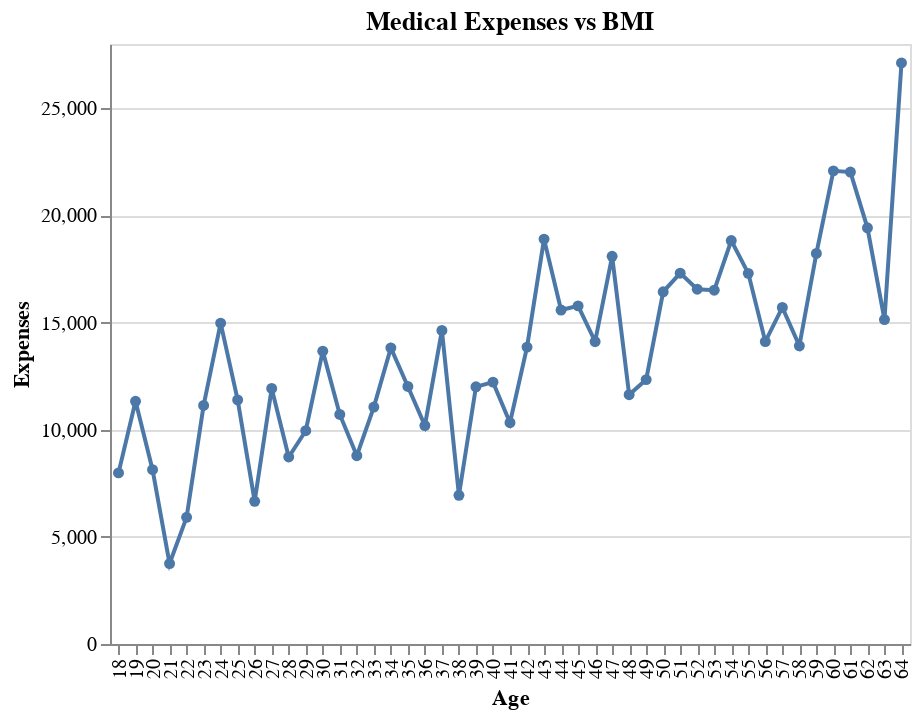

The notebook cell saved with this chart:
### Markdown cell above
**Let's see if medical expenses tend to change with the age of a person**

### Code cell
training_df = X_train
training_df['charges'] = y_train


alt.Chart(training_df.groupby(['age']).mean().reset_index()).mark_line(point = True).encode(
    alt.X('age:N', title = 'Age'),
    alt.Y('charges:Q', title = 'Expenses')
).properties(title='Medical Expenses vs BMI')

### Figure 1 — Vega-Lite specification as saved in the notebook (floating-point values rounded to 4 significant figures)
{"$schema": "https://vega.github.io/schema/vega-lite/v3.4.0.json", "config": {"mark": {"tooltip": null}, "view": {"height": 300, "width": 400}}, "data": {"name": "data-c70b635b8a0f6e34e915a88046f1d9ae"}, "datasets": {"data-c70b635b8a0f6e34e915a88046f1d9ae": [{"age": 18, "bmi": 31.36, "charges": 7986.0, "children": 0.4792}, {"age": 19, "bmi": 29.21, "charges": 11330.0, "children": 0.375}, {"age": 20, "bmi": 31.78, "charges": 8133.0, "children": 1.053}, {"age": 21, "bmi": 29.18, "charges": 3754.0, "children": 0.5789}, {"age": 22, "bmi": 30.5, "charges": 5912.0, "children": 0.3158}, {"age": 23, "bmi": 30.7, "charges": 11130.0, "children": 1.042}, {"age": 24, "bmi": 28.22, "charges": 14980.0, "children": 0.2778}, {"age": 25, "bmi": 30.11, "charges": 11390.0, "children": 0.85}, {"age": 26, "bmi": 30.2, "charges": 6659.0, "children": 1.105}, {"age": 27, "bmi": 29.13, "charges": 11930.0, "children": 0.8696}, {"age": 28, "bmi": 30.29, "charges": 8727.0, "children": 1}, {"age": 29, "bmi": 30.38, "charges": 9952.0, "children": 1.143}, {"age": 30, "bmi": 31.98, "charges": 13670.0, "children": 1.867}, {"age": 31, "bmi": 30.35, "charges": 10710.0, "children": 1.48}, {"age": 32, "bmi": 32.6, "charges": 8785.0, "children": 1.278}, {"age": 33, "bmi": 29.54, "charges": 11060.0, "children": 1.632}, {"age": 34, "bmi": 30.51, "charges": 13820.0, "children": 1}, {"age": 35, "bmi": 32.1, "charges": 12020.0, "children": 1.4}, {"age": 36, "bmi": 28.47, "charges": 10190.0, "children": 1.467}, {"age": 37, "bmi": 30.86, "charges": 14630.0, "children": 1.833}, {"age": 38, "bmi": 27.87, "charges": 6941.0, "children": 1.467}, {"age": 39, "bmi": 29.66, "charges": 12000.0, "children": 2.333}, {"age": 40, "bmi": 30.37, "charges": 12220.0, "children": 1.652}, {"age": 41, "bmi": 32.51, "charges": 10330.0, "children": 1.5}, {"age": 42, "bmi": 28.83, "charges": 13850.0, "children": 0.875}, {"age": 43, "bmi": 31.48, "charges": 18890.0, "children": 1.842}, {"age": 44, "bmi": 30.15, "charges": 15580.0, "children": 1.217}, {"age": 45, "bmi": 30.2, "charges": 15780.0, "children": 1.706}, {"age": 46, "bmi": 31.75, "charges": 14110.0, "children": 1.524}, {"age": 47, "bmi": 31.19, "charges": 18090.0, "children": 1.467}, {"age": 48, "bmi": 31.57, "charges": 11630.0, "children": 1.474}, {"age": 49, "bmi": 30.54, "charges": 12340.0, "children": 1.5}, {"age": 50, "bmi": 30.9, "charges": 16440.0, "children": 1.5}, {"age": 51, "bmi": 31.88, "charges": 17310.0, "children": 1.261}, {"age": 52, "bmi": 31.9, "charges": 16560.0, "children": 1.381}, {"age": 53, "bmi": 31.2, "charges": 16510.0, "children": 1.1}, {"age": 54, "bmi": 31.81, "charges": 18830.0, "children": 1.261}, {"age": 55, "bmi": 31.93, "charges": 17300.0, "children": 0.9048}, {"age": 56, "bmi": 30.71, "charges": 14110.0, "children": 0.8696}, {"age": 57, "bmi": 31.92, "charges": 15710.0, "children": 0.7222}, {"age": 58, "bmi": 33.25, "charges": 13910.0, "children": 0.2222}, {"age": 59, "bmi": 30.57, "charges": 18220.0, "children": 1.095}, {"age": 60, "bmi": 29.53, "charges": 22080.0, "children": 0.4118}, {"age": 61, "bmi": 33.44, "charges": 22020.0, "children": 0.6111}, {"age": 62, "bmi": 34.23, "charges": 19420.0, "children": 0.7857}, {"age": 63, "bmi": 33.94, "charges": 15140.0, "children": 0.5}, {"age": 64, "bmi": 32.82, "charges": 27120.0, "children": 0.7857}]}, "encoding": {"x": {"field": "age", "title": "Age", "type": "nominal"}, "y": {"field": "charges", "title": "Expenses", "type": "quantitative"}}, "mark": {"point": true, "type": "line"}, "title": "Medical Expenses vs BMI"}
